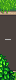

A level layout from a 2D game, rendered from its tile map. Below: a short description, then the map file with its tile-grid data intact:
An orthogonal 1x5 tile map with 16x16 px tiles, 3 tile layers (Back, Buildings, AlwaysFront).

<map version="1.10" tiledversion="1.10.1" orientation="orthogonal" renderorder="left-down" width="1" height="5" tilewidth="16" tileheight="16" infinite="0" nextlayerid="16" nextobjectid="6">
 <tileset firstgid="1" name="Outdoors" tilewidth="16" tileheight="16" tilecount="1975" columns="25">
  <image source="spring_outdoorsTileSheet.png" width="400" height="1264" />
  <tile id="150">
   <properties>
    <property name="Spawnable" value="t" />
    <property name="Type" value="Grass" />
   </properties>
  </tile>
  <tile id="151">
   <properties>
    <property name="Type" value="Grass" />
   </properties>
   <animation>
    <frame tileid="151" duration="1000" />
    <frame tileid="152" duration="1000" />
    <frame tileid="152" duration="1000" />
   </animation>
  </tile>
  <tile id="175">
   <properties>
    <property name="Spawnable" value="t" />
    <property name="Type" value="Grass" />
   </properties>
  </tile>
  <tile id="176">
   <properties>
    <property name="Diggable" value="t" />
    <property name="Type" value="Dirt" />
   </properties>
  </tile>
  <tile id="177">
   <properties>
    <property name="Type" value="Dirt" />
   </properties>
  </tile>
  <tile id="178">
   <properties>
    <property name="Type" value="Dirt" />
   </properties>
  </tile>
  <tile id="179">
   <properties>
    <property name="Type" value="Grass" />
   </properties>
  </tile>
  <tile id="180">
   <properties>
    <property name="Spawnable" value="t" />
    <property name="Type" value="Grass" />
   </properties>
  </tile>
  <tile id="181">
   <properties>
    <property name="Type" value="Dirt" />
   </properties>
  </tile>
  <tile id="182">
   <properties>
    <property name="Type" value="Dirt" />
   </properties>
  </tile>
  <tile id="200">
   <properties>
    <property name="Spawnable" value="t" />
    <property name="Type" value="Grass" />
   </properties>
  </tile>
  <tile id="202">
   <properties>
    <property name="Type" value="Dirt" />
   </properties>
  </tile>
  <tile id="203">
   <properties>
    <property name="Type" value="Grass" />
   </properties>
  </tile>
  <tile id="204">
   <properties>
    <property name="Type" value="Grass" />
   </properties>
  </tile>
  <tile id="205">
   <properties>
    <property name="Type" value="Grass" />
   </properties>
  </tile>
  <tile id="206">
   <properties>
    <property name="Diggable" value="t" />
    <property name="Type" value="Dirt" />
   </properties>
  </tile>
  <tile id="207">
   <properties>
    <property name="Diggable" value="t" />
    <property name="Type" value="Dirt" />
   </properties>
  </tile>
  <tile id="209">
   <properties>
    <property name="Water" value="t" />
   </properties>
  </tile>
  <tile id="225">
   <properties>
    <property name="Type" value="Dirt" />
   </properties>
  </tile>
  <tile id="226">
   <properties>
    <property name="Diggable" value="t" />
    <property name="Type" value="Dirt" />
   </properties>
  </tile>
  <tile id="227">
   <properties>
    <property name="Diggable" value="t" />
    <property name="Type" value="Dirt" />
   </properties>
  </tile>
  <tile id="228">
   <properties>
    <property name="Type" value="Dirt" />
   </properties>
  </tile>
  <tile id="229">
   <properties>
    <property name="Type" value="Grass" />
   </properties>
  </tile>
  <tile id="230">
   <properties>
    <property name="Type" value="Grass" />
   </properties>
  </tile>
  <tile id="231">
   <properties>
    <property name="Diggable" value="t" />
    <property name="Type" value="Dirt" />
   </properties>
  </tile>
  <tile id="234">
   <properties>
    <property name="Water" value="t" />
   </properties>
  </tile>
  <tile id="250">
   <properties>
    <property name="Type" value="Grass" />
   </properties>
  </tile>
  <tile id="251">
   <properties>
    <property name="Type" value="Dirt" />
   </properties>
  </tile>
  <tile id="252">
   <properties>
    <property name="Diggable" value="t" />
    <property name="Type" value="Dirt" />
   </properties>
  </tile>
  <tile id="253">
   <properties>
    <property name="Type" value="Grass" />
   </properties>
  </tile>
  <tile id="254">
   <properties>
    <property name="Type" value="Grass" />
   </properties>
  </tile>
  <tile id="255">
   <properties>
    <property name="Type" value="Grass" />
   </properties>
  </tile>
  <tile id="256">
   <properties>
    <property name="Type" value="Grass" />
   </properties>
  </tile>
  <tile id="265">
   <properties>
    <property name="Type" value="Dirt" />
   </properties>
  </tile>
  <tile id="276">
   <properties>
    <property name="Type" value="Grass" />
   </properties>
  </tile>
  <tile id="277">
   <properties>
    <property name="Spawnable" value="t" />
    <property name="Type" value="Grass" />
   </properties>
  </tile>
  <tile id="278">
   <properties>
    <property name="Type" value="Grass" />
   </properties>
  </tile>
  <tile id="279">
   <properties>
    <property name="Type" value="Grass" />
   </properties>
  </tile>
  <tile id="285">
   <properties>
    <property name="Water" value="t" />
   </properties>
  </tile>
  <tile id="301">
   <properties>
    <property name="Type" value="Grass" />
   </properties>
  </tile>
  <tile id="302">
   <properties>
    <property name="Spawnable" value="t" />
    <property name="Type" value="Grass" />
   </properties>
  </tile>
  <tile id="303">
   <properties>
    <property name="Type" value="Grass" />
   </properties>
  </tile>
  <tile id="304">
   <properties>
    <property name="Type" value="Grass" />
   </properties>
  </tile>
  <tile id="305">
   <properties>
    <property name="Type" value="Grass" />
   </properties>
  </tile>
  <tile id="308">
   <properties>
    <property name="Water" value="t" />
   </properties>
  </tile>
  <tile id="309">
   <properties>
    <property name="Water" value="t" />
   </properties>
  </tile>
  <tile id="310">
   <properties>
    <property name="Water" value="t" />
   </properties>
  </tile>
  <tile id="325">
   <properties>
    <property name="Type" value="Grass" />
   </properties>
  </tile>
  <tile id="326">
   <properties>
    <property name="Type" value="Grass" />
   </properties>
  </tile>
  <tile id="327">
   <properties>
    <property name="Type" value="Grass" />
   </properties>
  </tile>
  <tile id="328">
   <properties>
    <property name="Type" value="Grass" />
   </properties>
  </tile>
  <tile id="329">
   <properties>
    <property name="Type" value="Grass" />
   </properties>
  </tile>
  <tile id="333">
   <properties>
    <property name="Water" value="t" />
   </properties>
  </tile>
  <tile id="334">
   <properties>
    <property name="Water" value="t" />
   </properties>
  </tile>
  <tile id="335">
   <properties>
    <property name="Water" value="t" />
   </properties>
  </tile>
  <tile id="336">
   <properties>
    <property name="Water" value="t" />
   </properties>
  </tile>
  <tile id="350">
   <properties>
    <property name="Type" value="Grass" />
   </properties>
  </tile>
  <tile id="351">
   <properties>
    <property name="Spawnable" value="t" />
    <property name="Type" value="Grass" />
   </properties>
  </tile>
  <tile id="352">
   <properties>
    <property name="Type" value="Grass" />
   </properties>
  </tile>
  <tile id="353">
   <properties>
    <property name="Type" value="Grass" />
   </properties>
  </tile>
  <tile id="354">
   <properties>
    <property name="Type" value="Grass" />
   </properties>
  </tile>
  <tile id="355">
   <properties>
    <property name="Type" value="Grass" />
   </properties>
  </tile>
  <tile id="356">
   <properties>
    <property name="Type" value="Grass" />
   </properties>
  </tile>
  <tile id="375">
   <properties>
    <property name="Type" value="Grass" />
   </properties>
  </tile>
  <tile id="376">
   <properties>
    <property name="Type" value="Grass" />
   </properties>
  </tile>
  <tile id="377">
   <properties>
    <property name="Type" value="Grass" />
   </properties>
  </tile>
  <tile id="378">
   <properties>
    <property name="Type" value="Grass" />
   </properties>
  </tile>
  <tile id="379">
   <properties>
    <property name="Type" value="Grass" />
   </properties>
  </tile>
  <tile id="380">
   <properties>
    <property name="Spawnable" value="t" />
    <property name="Type" value="Grass" />
   </properties>
  </tile>
  <tile id="381">
   <properties>
    <property name="Type" value="Grass" />
   </properties>
  </tile>
  <tile id="400">
   <properties>
    <property name="Type" value="Grass" />
   </properties>
  </tile>
  <tile id="401">
   <properties>
    <property name="Type" value="Grass" />
   </properties>
  </tile>
  <tile id="402">
   <properties>
    <property name="Spawnable" value="t" />
    <property name="Type" value="Grass" />
   </properties>
  </tile>
  <tile id="403">
   <properties>
    <property name="Spawnable" value="t" />
    <property name="Type" value="Grass" />
   </properties>
  </tile>
  <tile id="404">
   <properties>
    <property name="Type" value="Grass" />
   </properties>
  </tile>
  <tile id="405">
   <properties>
    <property name="Type" value="Grass" />
   </properties>
  </tile>
  <tile id="406">
   <properties>
    <property name="Type" value="Grass" />
   </properties>
  </tile>
  <tile id="512">
   <properties>
    <property name="Type" value="Dirt" />
   </properties>
  </tile>
  <tile id="534">
   <properties>
    <property name="Type" value="Dirt" />
   </properties>
  </tile>
  <tile id="536">
   <properties>
    <property name="Type" value="Dirt" />
   </properties>
  </tile>
  <tile id="537">
   <properties>
    <property name="Type" value="Dirt" />
   </properties>
  </tile>
  <tile id="538">
   <properties>
    <property name="Type" value="Dirt" />
   </properties>
  </tile>
  <tile id="558">
   <properties>
    <property name="Diggable" value="t" />
    <property name="Type" value="Dirt" />
   </properties>
  </tile>
  <tile id="560">
   <properties>
    <property name="Diggable" value="t" />
    <property name="Type" value="Dirt" />
   </properties>
  </tile>
  <tile id="561">
   <properties>
    <property name="Type" value="Dirt" />
   </properties>
  </tile>
  <tile id="562">
   <properties>
    <property name="Type" value="Dirt" />
   </properties>
  </tile>
  <tile id="563">
   <properties>
    <property name="Type" value="Dirt" />
   </properties>
  </tile>
  <tile id="564">
   <properties>
    <property name="Diggable" value="t" />
    <property name="Type" value="Dirt" />
   </properties>
  </tile>
  <tile id="565">
   <properties>
    <property name="Type" value="Dirt" />
   </properties>
  </tile>
  <tile id="566">
   <properties>
    <property name="Type" value="Dirt" />
   </properties>
  </tile>
  <tile id="567">
   <properties>
    <property name="Spawnable" value="t" />
    <property name="Type" value="Grass" />
   </properties>
  </tile>
  <tile id="568">
   <properties>
    <property name="Type" value="Grass" />
   </properties>
  </tile>
  <tile id="569">
   <properties>
    <property name="Spawnable" value="t" />
    <property name="Type" value="Grass" />
   </properties>
  </tile>
  <tile id="570">
   <properties>
    <property name="Type" value="Grass" />
   </properties>
  </tile>
  <tile id="583">
   <properties>
    <property name="Diggable" value="t" />
    <property name="Type" value="Dirt" />
   </properties>
  </tile>
  <tile id="585">
   <properties>
    <property name="Diggable" value="t" />
    <property name="Type" value="Dirt" />
   </properties>
  </tile>
  <tile id="586">
   <properties>
    <property name="Type" value="Dirt" />
   </properties>
  </tile>
  <tile id="587">
   <properties>
    <property name="Diggable" value="t" />
    <property name="Type" value="Dirt" />
   </properties>
  </tile>
  <tile id="588">
   <properties>
    <property name="Type" value="Dirt" />
   </properties>
  </tile>
  <tile id="589">
   <properties>
    <property name="Diggable" value="t" />
    <property name="Type" value="Dirt" />
   </properties>
  </tile>
  <tile id="590">
   <properties>
    <property name="Type" value="Dirt" />
   </properties>
  </tile>
  <tile id="591">
   <properties>
    <property name="Type" value="Dirt" />
   </properties>
  </tile>
  <tile id="592">
   <properties>
    <property name="Type" value="Grass" />
   </properties>
  </tile>
  <tile id="593">
   <properties>
    <property name="Type" value="Grass" />
   </properties>
  </tile>
  <tile id="594">
   <properties>
    <property name="Type" value="Grass" />
   </properties>
  </tile>
  <tile id="595">
   <properties>
    <property name="Type" value="Grass" />
   </properties>
  </tile>
  <tile id="596">
   <properties>
    <property name="Type" value="Dirt" />
   </properties>
  </tile>
  <tile id="597">
   <properties>
    <property name="Type" value="Dirt" />
   </properties>
  </tile>
  <tile id="598">
   <properties>
    <property name="Type" value="Stone" />
   </properties>
  </tile>
  <tile id="599">
   <properties>
    <property name="Type" value="Stone" />
   </properties>
  </tile>
  <tile id="606">
   <properties>
    <property name="Diggable" value="t" />
    <property name="Type" value="Dirt" />
   </properties>
  </tile>
  <tile id="607">
   <properties>
    <property name="Diggable" value="t" />
    <property name="Type" value="Dirt" />
   </properties>
  </tile>
  <tile id="608">
   <properties>
    <property name="Diggable" value="t" />
    <property name="Type" value="Dirt" />
   </properties>
  </tile>
  <tile id="610">
   <properties>
    <property name="Diggable" value="t" />
    <property name="Type" value="Dirt" />
   </properties>
  </tile>
  <tile id="611">
   <properties>
    <property name="Type" value="Dirt" />
   </properties>
  </tile>
  <tile id="612">
   <properties>
    <property name="Type" value="Dirt" />
   </properties>
  </tile>
  <tile id="613">
   <properties>
    <property name="Type" value="Dirt" />
   </properties>
  </tile>
  <tile id="614">
   <properties>
    <property name="Diggable" value="t" />
    <property name="Type" value="Dirt" />
   </properties>
  </tile>
  <tile id="615">
   <properties>
    <property name="Type" value="Dirt" />
   </properties>
  </tile>
  <tile id="616">
   <properties>
    <property name="Type" value="Dirt" />
   </properties>
  </tile>
  <tile id="617">
   <properties>
    <property name="Type" value="Dirt" />
   </properties>
  </tile>
  <tile id="619">
   <properties>
    <property name="Type" value="Grass" />
   </properties>
  </tile>
  <tile id="620">
   <properties>
    <property name="Type" value="Dirt" />
   </properties>
  </tile>
  <tile id="621">
   <properties>
    <property name="Type" value="Dirt" />
   </properties>
  </tile>
  <tile id="622">
   <properties>
    <property name="Type" value="Dirt" />
   </properties>
  </tile>
  <tile id="623">
   <properties>
    <property name="Type" value="Stone" />
   </properties>
  </tile>
  <tile id="628">
   <properties>
    <property name="Water" value="t" />
   </properties>
  </tile>
  <tile id="629">
   <properties>
    <property name="Water" value="t" />
   </properties>
  </tile>
  <tile id="630">
   <properties>
    <property name="Diggable" value="t" />
    <property name="Type" value="Dirt" />
   </properties>
  </tile>
  <tile id="631">
   <properties>
    <property name="Type" value="Dirt" />
   </properties>
  </tile>
  <tile id="632">
   <properties>
    <property name="Diggable" value="t" />
    <property name="Type" value="Dirt" />
   </properties>
  </tile>
  <tile id="633">
   <properties>
    <property name="Type" value="Grass" />
   </properties>
  </tile>
  <tile id="634">
   <properties>
    <property name="Spawnable" value="t" />
    <property name="Type" value="Grass" />
   </properties>
  </tile>
  <tile id="635">
   <properties>
    <property name="Type" value="Dirt" />
   </properties>
  </tile>
  <tile id="636">
   <properties>
    <property name="Type" value="Dirt" />
   </properties>
  </tile>
  <tile id="653">
   <properties>
    <property name="Water" value="t" />
   </properties>
  </tile>
  <tile id="654">
   <properties>
    <property name="Type" value="Grass" />
   </properties>
  </tile>
  <tile id="655">
   <properties>
    <property name="Type" value="Dirt" />
   </properties>
  </tile>
  <tile id="656">
   <properties>
    <property name="Type" value="Dirt" />
   </properties>
  </tile>
  <tile id="657">
   <properties>
    <property name="Type" value="Grass" />
   </properties>
  </tile>
  <tile id="658">
   <properties>
    <property name="Type" value="Grass" />
   </properties>
  </tile>
  <tile id="659">
   <properties>
    <property name="Type" value="Grass" />
   </properties>
  </tile>
  <tile id="679">
   <properties>
    <property name="Type" value="Dirt" />
   </properties>
  </tile>
  <tile id="680">
   <properties>
    <property name="Diggable" value="t" />
    <property name="Type" value="Dirt" />
   </properties>
  </tile>
  <tile id="681">
   <properties>
    <property name="Diggable" value="t" />
    <property name="Type" value="Dirt" />
   </properties>
  </tile>
  <tile id="682">
   <properties>
    <property name="Type" value="Dirt" />
   </properties>
  </tile>
  <tile id="683">
   <properties>
    <property name="Type" value="Grass" />
   </properties>
  </tile>
  <tile id="684">
   <properties>
    <property name="Type" value="Grass" />
   </properties>
  </tile>
  <tile id="685">
   <properties>
    <property name="Diggable" value="t" />
    <property name="Type" value="Dirt" />
   </properties>
  </tile>
  <tile id="704">
   <properties>
    <property name="Type" value="Grass" />
   </properties>
  </tile>
  <tile id="705">
   <properties>
    <property name="Type" value="Dirt" />
   </properties>
  </tile>
  <tile id="706">
   <properties>
    <property name="Diggable" value="t" />
    <property name="Type" value="Dirt" />
   </properties>
  </tile>
  <tile id="707">
   <properties>
    <property name="Type" value="Grass" />
   </properties>
  </tile>
  <tile id="734">
   <properties>
    <property name="Water" value="t" />
   </properties>
  </tile>
  <tile id="759">
   <properties>
    <property name="Water" value="t" />
   </properties>
  </tile>
  <tile id="809">
   <properties>
    <property name="Type" value="Wood" />
   </properties>
  </tile>
  <tile id="812">
   <properties>
    <property name="Type" value="Stone" />
   </properties>
  </tile>
  <tile id="813">
   <properties>
    <property name="Type" value="Stone" />
   </properties>
  </tile>
  <tile id="834">
   <properties>
    <property name="Type" value="Wood" />
   </properties>
  </tile>
  <tile id="859">
   <properties>
    <property name="Type" value="Wood" />
   </properties>
  </tile>
  <tile id="884">
   <properties>
    <property name="Type" value="Wood" />
   </properties>
  </tile>
  <tile id="1030">
   <properties>
    <property name="Type" value="Stone" />
   </properties>
  </tile>
  <tile id="1054">
   <properties>
    <property name="Type" value="Stone" />
   </properties>
  </tile>
  <tile id="1056">
   <properties>
    <property name="Type" value="Stone" />
   </properties>
  </tile>
 </tileset>
 <layer id="14" name="Back" width="1" height="5">
  <data encoding="csv">
1028,
1055,
1057,
1055,
1054
</data>
 </layer>
 <layer id="15" name="Buildings" width="1" height="5">
  <data encoding="csv">
0,
0,
0,
0,
0
</data>
 </layer>
 <layer id="13" name="AlwaysFront" width="1" height="5">
  <data encoding="csv">
0,
0,
0,
3,
28
</data>
 </layer>
</map>
